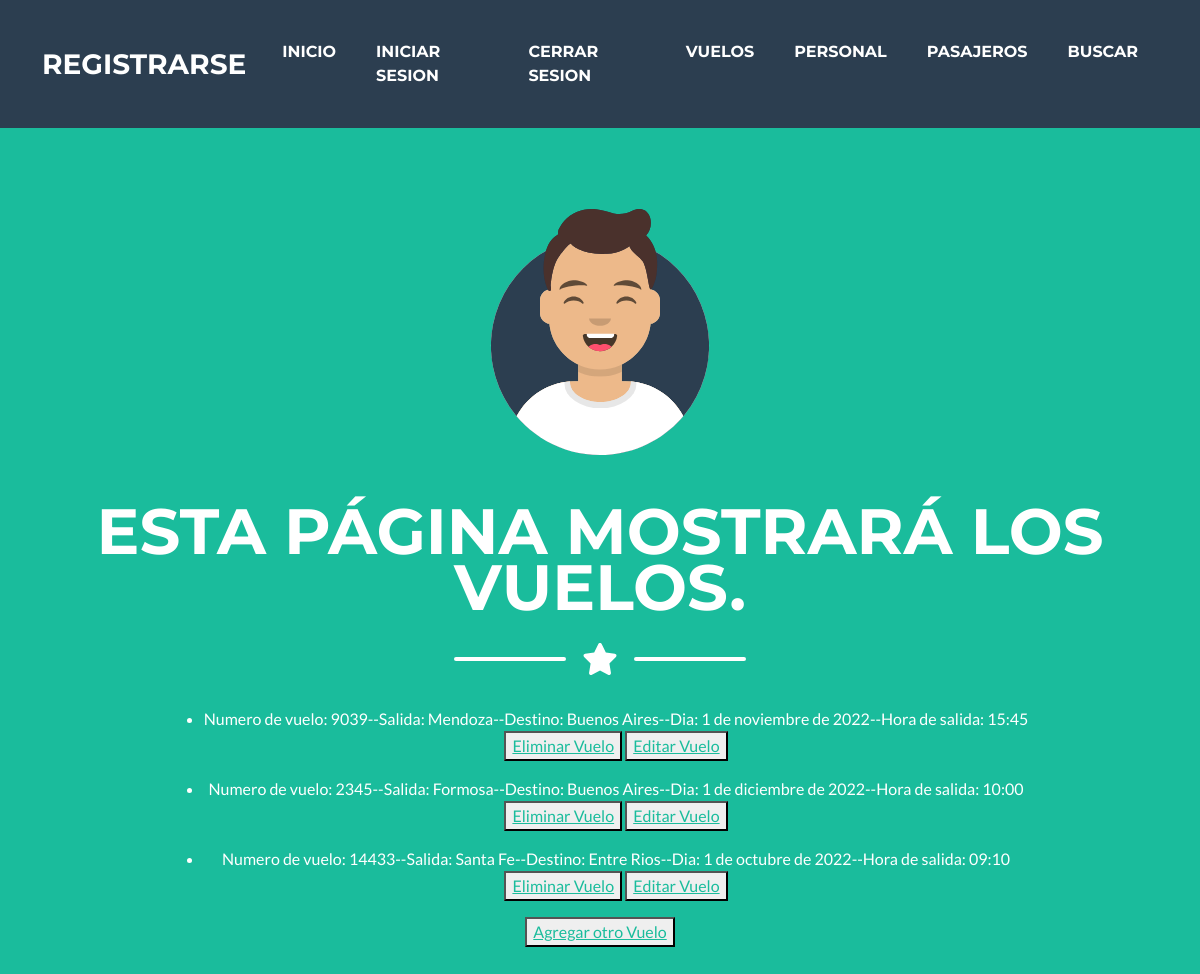
Before: /app1/leerVuelos/ (signed in) with the older database file.
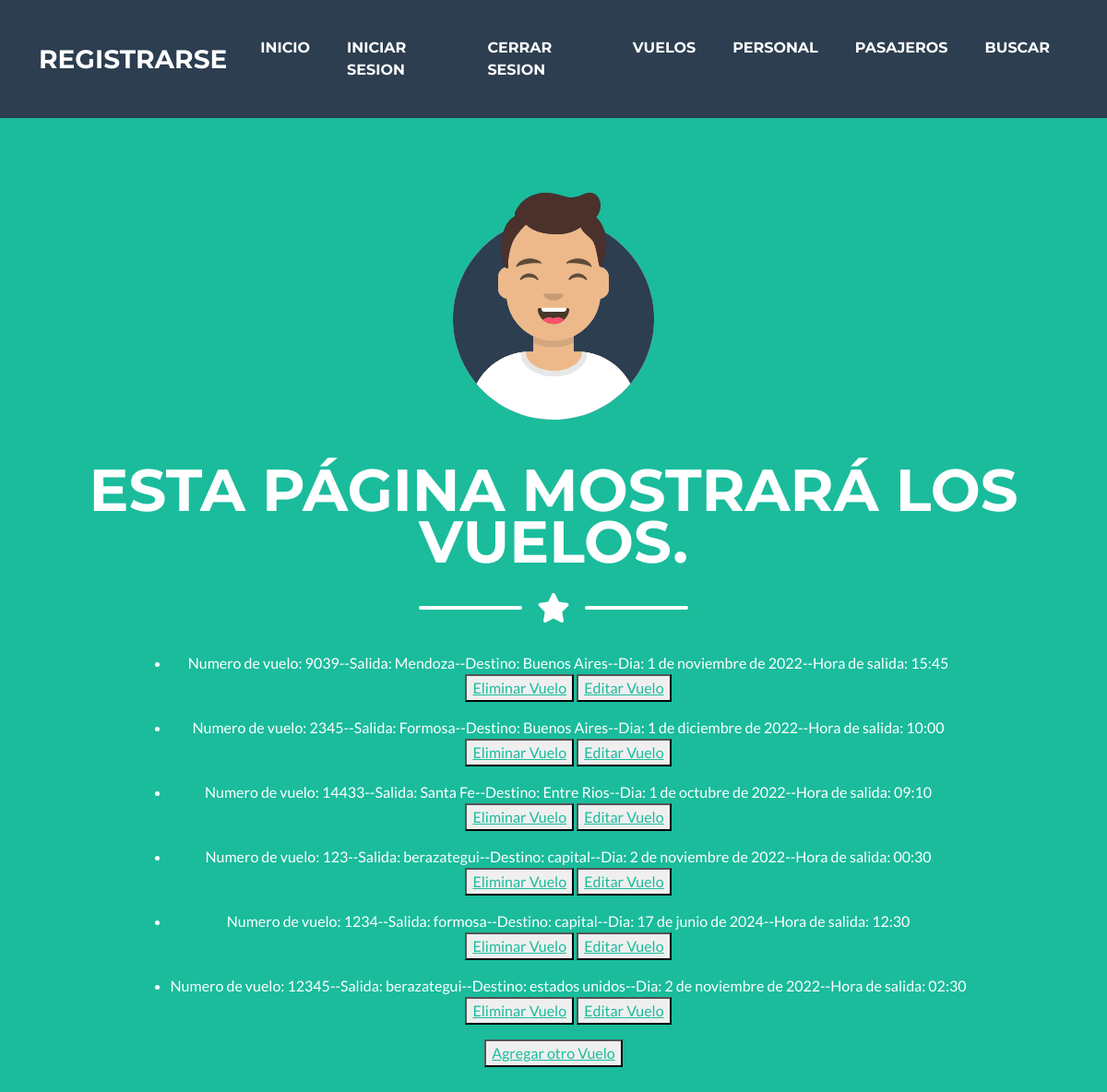
After: the same page with the newer database file.
### app1/models.py (models this page shows, shortened)
class Vuelo(models.Model):
    id_vuelo = models.IntegerField()
    salida = models.CharField(max_length=50)
    destino = models.CharField(max_length=50)
    fecha = models.DateField()    #2022-05-23(AAAA-MM-DD)
    hora_de_salida = models.TimeField() #02:13(HH:MM)

### app1/views.py (the view)
# urls.py: path('leerVuelos/',leerVuelos, name="Leer Vuelos"),
@login_required
def leerVuelos(request):
    fly = Vuelo.objects.all()
    contexto = {"fly":fly}
    return render(request,"app1/vuelo.html",contexto)

### app1/templates/app1/vuelo.html
{% extends "app1/padre.html" %}
{% block titulo %}
Esta página mostrará los vuelos.
{% endblock %}
{% block descripcion %}
<div>
    {% for v in fly %}
    <ul>
        <li>
            Numero de vuelo: {{v.id_vuelo}}--Salida: {{v.salida}}--Destino: {{v.destino}}--Dia: {{v.fecha}}--Hora de salida: {{v.hora_de_salida}}
        </li>
        <button>
            <a href="{% url 'EliminaVuelo' v.id_vuelo %}">Eliminar Vuelo</a>
        </button>
        <button>
            <a href="{% url 'EditaVuelo' v.id_vuelo %}">Editar Vuelo</a>
        </button>
    </ul>
    {% endfor %}
</div>
<button>
    <a href="{% url 'Crear Vuelos' %}"> Agregar otro Vuelo</a>
</button>
{% endblock %}

### app1/templates/app1/padre.html (shortened to what this page needs)
<!DOCTYPE html>
<html lang="en">
    <head>
        {% load static %}
        <link href="{% static 'app1/css/styles.css' %}" rel="stylesheet" />
    </head>
    <body id="page-top">
        <nav class="navbar navbar-expand-lg bg-secondary text-uppercase fixed-top" id="mainNav">
            <div class="container">
                <a class="navbar-brand" href="{% url 'Registrarse' %}">registrarse</a>
                <div class="collapse navbar-collapse" id="navbarResponsive">
                    <ul class="navbar-nav ms-auto">
                        <li class="nav-item mx-0 mx-lg-1"><a class="nav-link py-3 px-0 px-lg-3 rounded" href="{% url 'Inicio' %}">Inicio</a></li>
                        <li class="nav-item mx-0 mx-lg-1"><a class="nav-link py-3 px-0 px-lg-3 rounded" href="{% url 'Login' %}">iniciar sesion</a></li>
                        <li class="nav-item mx-0 mx-lg-1"><a class="nav-link py-3 px-0 px-lg-3 rounded" href="{% url 'Logout' %}">cerrar sesion</a></li>
                        <li class="nav-item mx-0 mx-lg-1"><a class="nav-link py-3 px-0 px-lg-3 rounded" href="{% url 'Leer Vuelos' %}">vuelos</a></li>
                        <li class="nav-item mx-0 mx-lg-1"><a class="nav-link py-3 px-0 px-lg-3 rounded" href="{% url 'Leer Personal' %}">personal</a></li>
                        <li class="nav-item mx-0 mx-lg-1"><a class="nav-link py-3 px-0 px-lg-3 rounded" href="{% url 'Leer Pasajeros' %}">pasajeros</a></li>
                        <li class="nav-item mx-0 mx-lg-1"><a class="nav-link py-3 px-0 px-lg-3 rounded" href="{% url 'Buscar' %}">buscar</a></li>
                    </ul>
                </div>
            </div>
        </nav>
        <header class="masthead bg-primary text-white text-center">
            <div class="container d-flex align-items-center flex-column">
                <img class="masthead-avatar mb-5" src="{% static 'app1/assets/img/avataaars.svg' %}" alt="..." />
                <h1 class="masthead-heading text-uppercase mb-0">
                    {% block titulo %}
                    {% endblock %}
                </h1>
                <div class="divider-custom divider-light">
                    <div class="divider-custom-line"></div>
                    <div class="divider-custom-icon"><i class="fas fa-star"></i></div>
                    <div class="divider-custom-line"></div>
                </div>
                <p class="masthead-subheading font-weight-light mb-0">
                    {% block descripcion %}
                    {% endblock %}
                </p>
            </div>
        </header>
    </body>
</html>

Changed rows visible on the page:
added Vuelo: id_vuelo "123", salida "berazategui", destino "capital", fecha "2 de noviembre de 2022", hora_de_salida "00:30"
added Vuelo: id_vuelo "1234", salida "formosa", destino "capital", fecha "17 de junio de 2024", hora_de_salida "12:30"
added Vuelo: id_vuelo "12345", salida "berazategui", destino "estados unidos", fecha "2 de noviembre de 2022", hora_de_salida "02:30"
